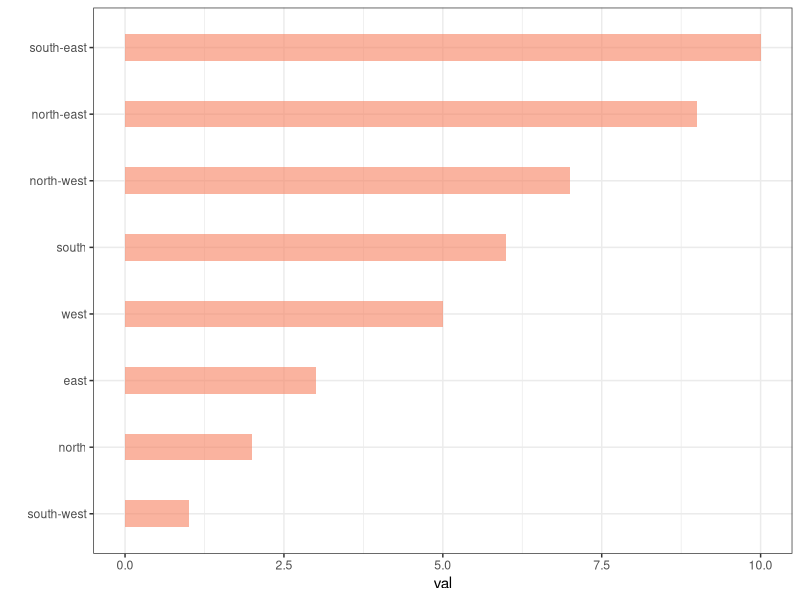
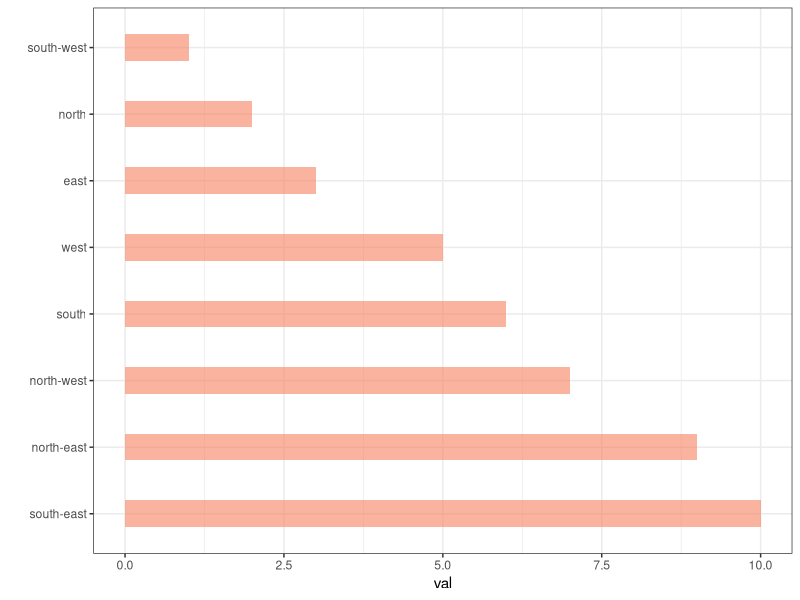
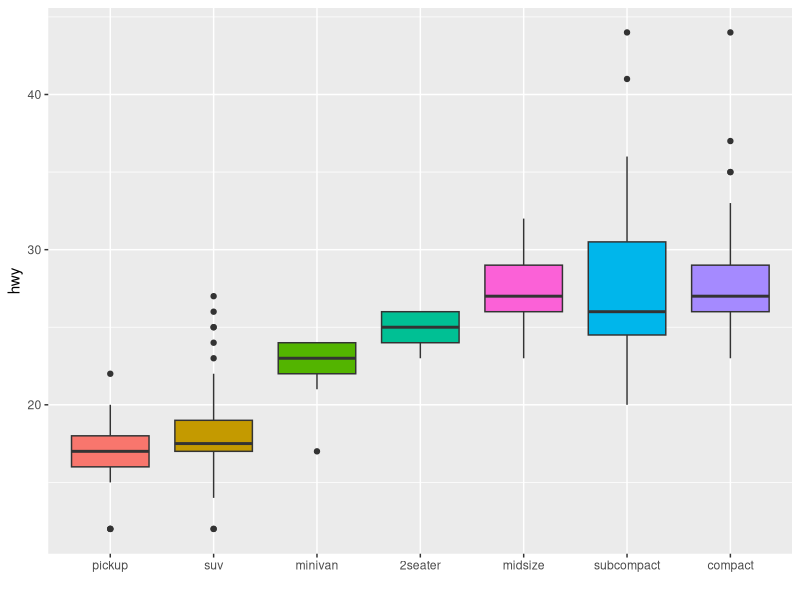
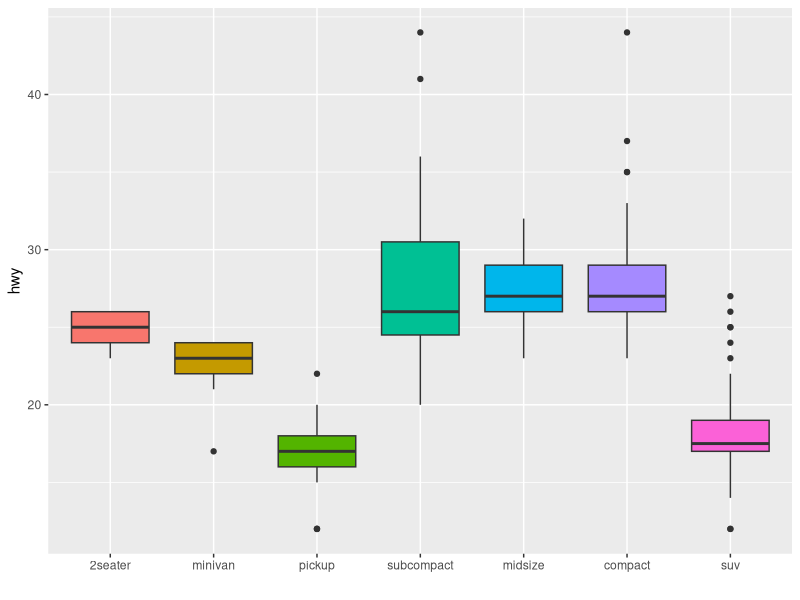
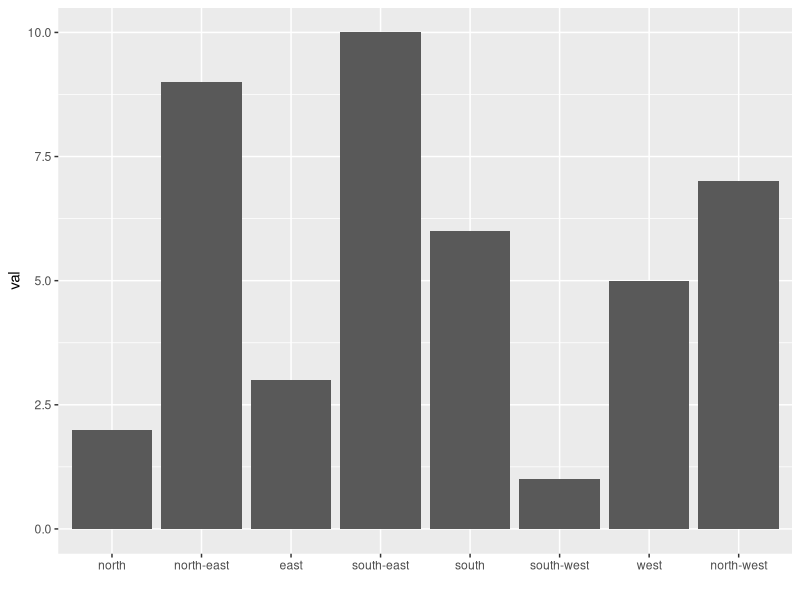
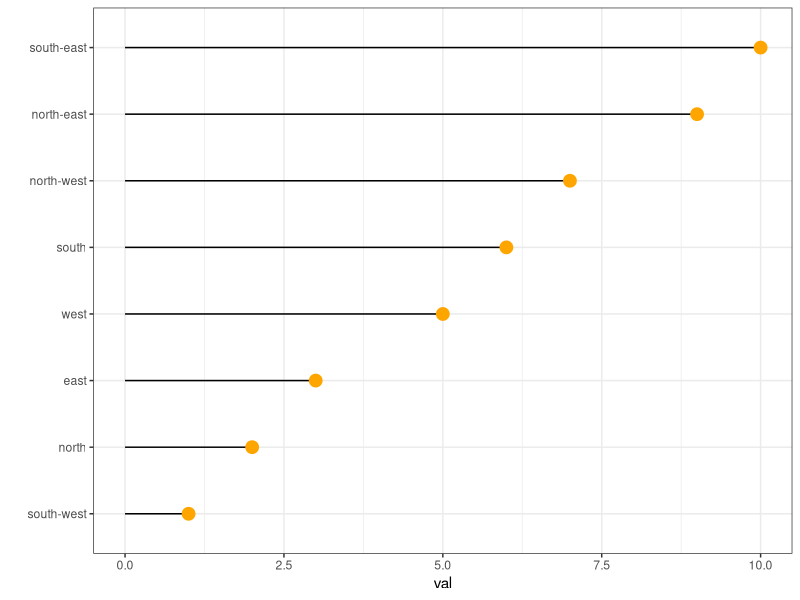
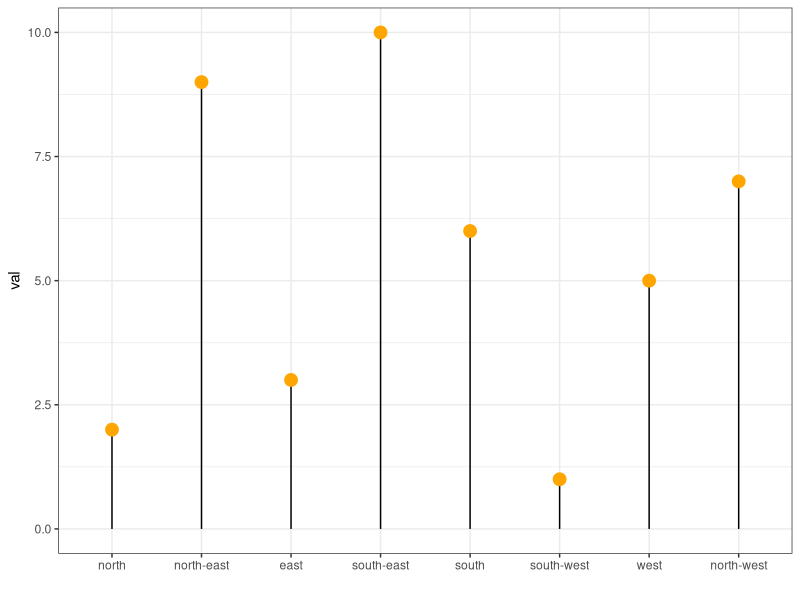

Reproduce these figures in R, in order.
# Reordering groups in a ggplot2 chart can be a struggle. 
# This is due to the fact that ggplot2 takes into account the order of the factor levels, not the order you observe in your data frame. 
# You can sort your input data frame with sort() or arrange(), 
#  it will never have any impact on your ggplot2 output.

# This post explains how to reorder the level of your factor through several examples. Examples are based on 2 dummy datasets:



# Library
library(ggplot2)
library(dplyr)

# Dataset 1: one value per group
data <- data.frame(
  name=c("north","south","south-east","north-west","south-west","north-east","west","east"),
  val=sample(seq(1,10), 8 )
)
 
# Dataset 2: several values per group (natively provided in R)
# mpg



# Method 1: the forcats library

# The forcats library is a library from the tidyverse especially made to handle factors in R. It provides a suite of useful tools that solve common problems with factors. The fct_reorder() function allows to reorder the factor (data$name for example) following the value of another column (data$val here).
# load the library
library(forcats)
# Reorder following the value of another column:
p10<-data %>%
  mutate(name = fct_reorder(name, val)) %>%
    ggplot( aes(x=name, y=val)) +
    geom_bar(stat="identity", fill="#f68060", alpha=.6, width=.4) +
    coord_flip() +
    xlab("") +
    theme_bw()
 
# Reverse side
p11<-data %>%
  mutate(name = fct_reorder(name, desc(val))) %>%
  ggplot( aes(x=name, y=val)) +
    geom_bar(stat="identity", fill="#f68060", alpha=.6, width=.4) +
    coord_flip() +
    xlab("") +
    theme_bw()


# Using median
p20<-mpg %>%
  mutate(class = fct_reorder(class, hwy, .fun='median')) %>%
  ggplot( aes(x=reorder(class, hwy), y=hwy, fill=class)) + 
    geom_boxplot() +
    xlab("class") +
    theme(legend.position="none") +
    xlab("")
 
# Using number of observation per group
p21<-mpg %>%
  mutate(class = fct_reorder(class, hwy, .fun='length' )) %>%
  ggplot( aes(x=class, y=hwy, fill=class)) + 
    geom_boxplot() +
    xlab("class") +
    theme(legend.position="none") +
    xlab("") +
    xlab("")


# The last common operation is to provide a specific order to your levels, you can do so using the fct_relevel() function as follow:

# Reorder following a precise order
p30 <- data %>%
  mutate(name = fct_relevel(name, 
            "north", "north-east", "east", 
            "south-east", "south", "south-west", 
            "west", "north-west")) %>%
  ggplot( aes(x=name, y=val)) +
    geom_bar(stat="identity") +
    xlab("")




# Method 2: using dplyr only
# The mutate() function of dplyr allows to create a new variable or modify an existing one. It is possible to use it to recreate a factor with a specific order. Here are 2 examples:

# The first use arrange() to sort your data frame, and reorder the factor following this desired order.
# The second specifies a custom order for the factor giving the levels one by one.

p40<-data %>%
  arrange(val) %>%    # First sort by val. This sort the dataframe but NOT the factor levels
  mutate(name=factor(name, levels=name)) %>%   # This trick update the factor levels
  ggplot( aes(x=name, y=val)) +
    geom_segment( aes(xend=name, yend=0)) +
    geom_point( size=4, color="orange") +
    coord_flip() +
    theme_bw() +
    xlab("")
 
p41<-data %>%
  arrange(val) %>%
  mutate(name = factor(name, levels=c("north", "north-east", "east", "south-east", "south", "south-west", "west", "north-west"))) %>%
  ggplot( aes(x=name, y=val)) +
    geom_segment( aes(xend=name, yend=0)) +
    geom_point( size=4, color="orange") +
    theme_bw() +
    xlab("")